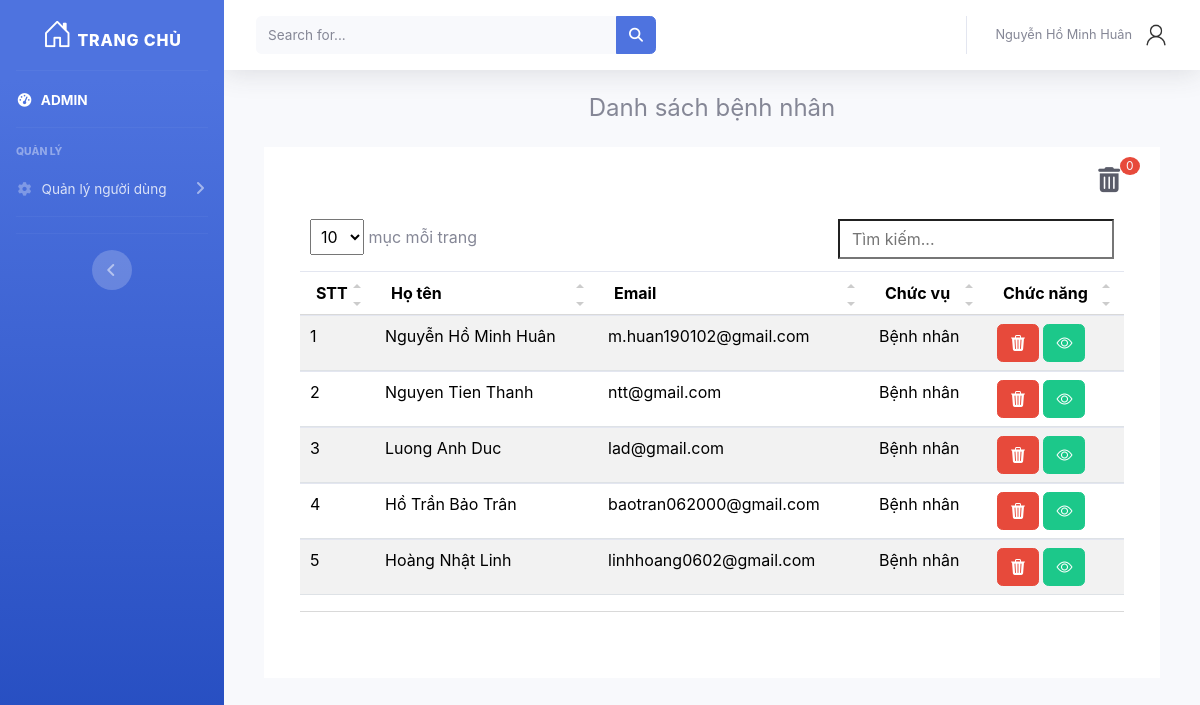
/admin/listUsersPatient (signed in), run on the app's committed database.
### tables this page shows
CREATE TABLE `patient` (
  `id_patient` int(11) NOT NULL COMMENT 'id bệnh nhân',
  `full_name` varchar(50) NOT NULL COMMENT 'Họ tên bệnh nhân',
  `email` varchar(50) NOT NULL COMMENT 'Email bệnh nhân',
  `password` varchar(225) NOT NULL COMMENT 'Mật khẩu bệnh nhân',
  `phone` varchar(10) NOT NULL COMMENT 'Số điện thoại bệnh nhân',
  `address` varchar(225) NOT NULL COMMENT 'Địa chỉ bệnh nhân',
  `birthday` date DEFAULT NULL COMMENT 'Ngày sinh bệnh nhân',
  `gender` varchar(20) NOT NULL COMMENT 'Giới tính bệnh nhân',
  `image` varchar(225) DEFAULT 'user_account.png' COMMENT 'Ảnh bệnh nhân',
  `blood_group` varchar(10) DEFAULT NULL COMMENT 'Nhóm máu',
  `weight` int(11) DEFAULT NULL COMMENT 'cân nặng',
  `height` int(11) DEFAULT NULL COMMENT 'chiều cao',
  `BMI` float DEFAULT NULL COMMENT 'Chỉ số BMI',
  `id_role` int(11) NOT NULL,
  `status` int(11) NOT NULL DEFAULT 0 COMMENT 'Trạng thái tồn tại của tài khoản'
);

CREATE TABLE `role` (
  `id_role` int(11) NOT NULL,
  `name_role` varchar(50) NOT NULL COMMENT 'Tên quyền'
);

### app/Core/Controller.php (called while the page is built, shortened)
<?php
class Controller extends Validate{
    public function view($view, $data=[]){
        extract($data);
        require_once "./app/Views/".$view.".php";
    }
}
?>

### app/Controllers/Admin.php (called while the page is built, shortened)
<?php
class Admin extends Controller
{
    private $model;
    private $data = [];
    public function __construct()
    {
        $this->model = $this->model('AdminModel');
    }
    public function listUsersPatient()
    {
        $this->data['listPatient'] = $this->model->getListFromTowTables('role', 'patient', 'id_role', 'id_role', 'WHERE patient.status=1');
        $this->data['listPatientDelete'] = $this->model->getListFromTowTables('role', 'patient', 'id_role', 'id_role', 'WHERE patient.status=0');
        $this->data['title'] = 'Danh sách bệnh nhân';
        $this->view("Admin/Users/ListUsersPatient", $this->data);
    }
}

### index.php (called while the page is built, shortened)
<?php
$myApp = new App();
?>

### app/Core/Model.php (called while the page is built, shortened)
<?php
class Model extends Database
{
    protected $connect;
    public function __construct()
    {
        $p = new Database();
        $this->connect = $p->connect();
    }
    public function getListFromTowTables($tableName1, $tableName2, $columnName1, $columnName2, $condition = '')
    {
        $query = "SELECT * FROM $tableName1
        INNER JOIN $tableName2 ON $tableName1.$columnName1 = $tableName2.$columnName2 $condition";
        $result = mysqli_query($this->connect, $query);
        $data = array();
        if ($result && mysqli_num_rows($result) > 0) {
            while ($row = mysqli_fetch_assoc($result)) {
                $data[] = $row;
            }
        }
        return $data;
    }
}

### app/Core/Database.php (called while the page is built, shortened)
<?php
class Database
{
    function connect()
    {
        $connect = mysqli_connect('localhost', 'root', '', 'livedoc', 3366);
        mysqli_set_charset($connect, "utf8");
        return $connect;
    }
}
?>

### app/Views/Admin/Users/ListUsersPatient.php (the view, shortened to what this page needs)
<?php
require './app/Views/inc/HeaderAdmin.php';
?>
<div class="section__content section__content--p30">
    <h4 class="text-center"><?php echo $title; ?></h4>
    <div class="container-fluid">
        <div class="section__content section__content--p30">
            <div class="container-fluid  p-3">
                <div class="card-body" style="background-color: #fff; padding: 20px;">
                    <a href="<?php echo _WEB_ROOT ?>/admin/listPatientDelete" class="float-right text-dark"
                        style="position: relative; margin-right: 20px;">
                        <i class="fa-solid fa-trash-can" style="font-size: 25px;"></i>
                        <span
                            style="font-size:12px; border-radius: 50%; padding: 0px 6px; position: absolute; top: -10px; "
                            class="text-light bg-danger"> <?php echo count($listPatientDelete); ?></span>
                    </a>
                    <div class="table-responsive p-3">
                        <table class="table  table table-striped table-hover" id="dataTable">
                            <thead>
                                <tr>
                                    <th>STT</th>
                                    <th>Họ tên</th>
                                    <th>Email</th>
                                    <th>Chức vụ</th>
                                    <th>Chức năng</th>
                                </tr>
                            </thead>
                            <tbody>
                                <?php
                                $i = 0;
                                foreach ($listPatient as $index => $patient) { ?>
                                    <tr>
                                        <td><?php echo ++$i ?></td>
                                        <td><?php echo $patient['full_name'] ?></td>
                                        <td><?php echo $patient['email'] ?></td>
                                        <td><?php echo $patient['name_role'] ?></td>
                                        <td>
                                            <button class="btn btn-danger btn-delete-patient"
                                                data-patient-id="<?php echo $patient['id_patient'] ?>">
                                                <i class="bi bi-trash3-fill"></i>
                                            </button>
                                            <button type="button" class="btn btn-success"
                                                data-bs-target="#inforuser<?php echo $patient['id_patient'] ?>"
                                                data-bs-toggle="modal"><i class="bi bi-eye"></i></button>
                                        </td>
                                    </tr>
                                <?php } ?>
                            </tbody>
                        </table>
                    </div>
                </div>
            </div>
        </div>
    </div>
</div>
<?php
require './app/Views/inc/FooterAdmin.php';
?>

### data on the page
patient: full_name "Nguyễn Hồ Minh Huân", email "m.huan190102@gmail.com", id_role.name_role "Bệnh nhân"
patient: full_name "Nguyen Tien Thanh", email "ntt@gmail.com", id_role.name_role "Bệnh nhân"
patient: full_name "Luong Anh Duc", email "lad@gmail.com", id_role.name_role "Bệnh nhân"
patient: full_name "Hồ Trần Bảo Trân", email "baotran062000@gmail.com", id_role.name_role "Bệnh nhân"
patient: full_name "Hoàng Nhật Linh", email "linhhoang0602@gmail.com", id_role.name_role "Bệnh nhân"

### other printed values
$_SESSION['is_login']['fullname'] "Nguyễn Hồ Minh Huân"
$title "Danh sách bệnh nhân"
count($listPatientDelete) "0"
